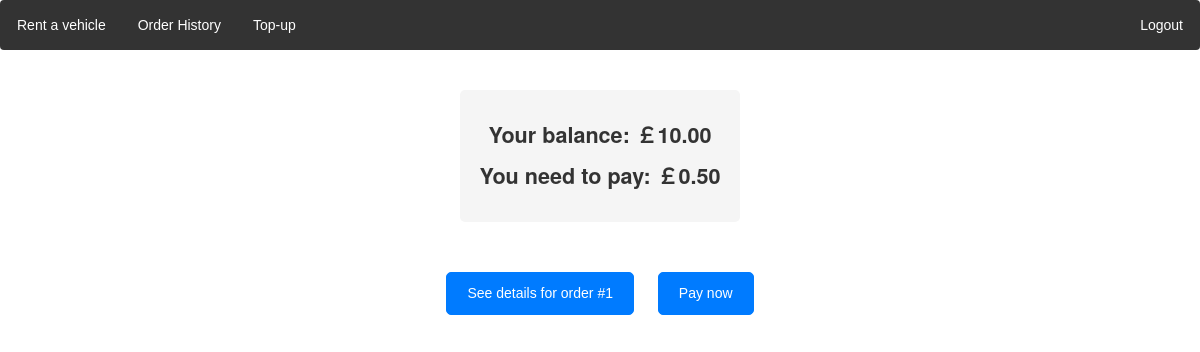
Page /order_history/1/payment/ (signed in) on the committed database.
### locations/models.py (models this page shows, shortened)
class CustomUser(models.Model):
    user = models.OneToOneField(User, on_delete=models.CASCADE)
    balance = models.DecimalField(max_digits=6, decimal_places=2,default=10.00)

class Order(models.Model):
    customer = models.ForeignKey(CustomUser, on_delete=models.CASCADE)
    vehicle = models.ForeignKey(Vehicle, on_delete=models.CASCADE)
    initial_time = models.DateTimeField(auto_now_add=True)
    cost = models.DecimalField(max_digits=6, decimal_places=2, null = True, default=None)
    final_time = models.DateTimeField(null = True)
    initial_location = models.ForeignKey(Location, on_delete=models.CASCADE, null=False, related_name='start')
    final_location = models.ForeignKey(Location, on_delete=models.CASCADE, null=True, related_name='end')
    is_paid = models.BooleanField(default=False)

### locations/views.py (the view, shortened to what this page needs)
# urls.py: path('order_history/<int:nid>/payment/', views.payment, name = 'order_payment'),
def payment(request,nid):
    if request.user is None or not request.user.is_authenticated:
        return redirect("/accounts/login")
    username = request.user.username
    logged_customer = CustomUser.objects.get(user=User.objects.get(username=username))
    balance = logged_customer.balance
    order = models.Order.objects.get(id=nid)
    cost=order.cost
    if order.is_paid:
       return redirect("/order_history/")
    if order.customer.user.username != logged_customer.user.username:
        return redirect("/order_history/")
    context={'balance':balance , 'cost':cost, 'order': order}
    return render(request, "locations/payment.html", context)

### locations/context_processors.py (called while the page is built)
def message_processor(request):
    if not request.user.username:
         return {
        'unreturned' : None
    }
    username = request.user.username
    logged_user  = CustomUser.objects.get(user = User.objects.get(username = username))
    unreturned_order = Order.objects.filter(customer = logged_user, final_time = None).first()
    return {
        'unreturned' : unreturned_order
    }

### templates/locations/payment.html (shortened to what this page needs)
{% extends "locations/base.html" %}
{% load static %}
{% block extrahead %}
<link rel="stylesheet" type="text/css" href="{% static 'css/payment.css' %}">
{% endblock%}
{% block content %}
  <div class="content-wrapper">
    <div class="payment-info">
      <p>Your balance: ￡{{ balance }}</p>
      <p>You need to pay: ￡{{ cost }}</p>
    </div>
    <div class="btn-wrapper">
      <form  method="POST" >
      <a class="btn btn-primary btn-xs" href="{% url 'locations:order_detail' nid=order.id %}">See details for order #{{order.id}}</a>
      {% if balance < cost%}
      <a class="btn btn-primary btn-xs" href="{% url 'locations:deposit' %}"> Top up!</a>
      {% else %}
      <button class="btn btn-primary btn-xs" type="submit" name="pay" id="pay" value="none">Pay now</button>
      </form>
      {% endif%}
    </div>
  </div>
{% endblock %}

### static/css/navbar.css (style rules this page uses)
body { zoom: 100%; }
* { margin: 0; padding: 0; box-sizing: border-box; }
body { font-family: Arial, sans-serif; }

### static/css/payment.css (style rules this page uses)
.content-wrapper { display: flex; flex-direction: column; align-items: center; justify-content: center; height: 100%; }
.payment-info { margin: 20px 0; text-align: center; background-color: #f5f5f5; color: #333; font-family: "Helvetica Neue", sans-serif; font-size: 18px; font-weight: 600; font-style: normal; border-radius: 5px; padding: 20px; }
.payment-info p { font-size: 1.2em; margin: 10px 0; }
.btn-wrapper { margin-top: 20px; }
.btn { display: inline-block; margin: 10px; padding: 10px 20px; font-size: 1em; color: #fff; background-color: #007bff; border-color: #007bff; border-radius: 5px; cursor: pointer; }

### rows in the picture
CustomUser: balance "10.00"
Order: cost "0.50", id "1"
